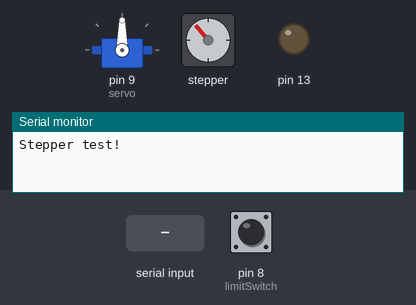
Simulated run of this sketch. Board: Arduino Uno, built with avr-gcc and run on an emulated ATmega328P. Parts: servo, stepper motor, output pins drawn as LEDs (lit = HIGH), the last lines printed to the serial monitor. The inputs (shaded band) are chosen by the test bench; at power-on: pin 8 (limitSwitch) HIGH. Stepper angles assume 200 steps per turn.

Above: at 0.8 s.
0.9 s: pin 8 (limitSwitch) pulled LOW for 0.15 s
At 2.1 s:
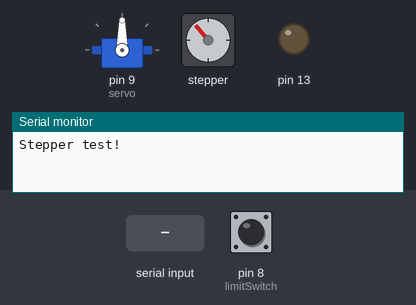
2.5 s: "step 0\n" received over Serial
At 4.3 s:
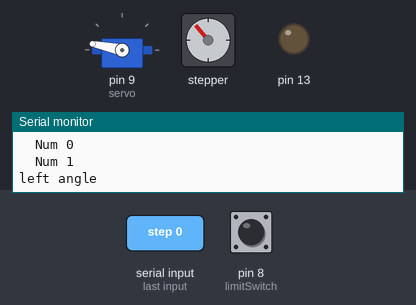
Timing chart, 0 to 11.5 s (numbered marks = the images above; inputs shaded):
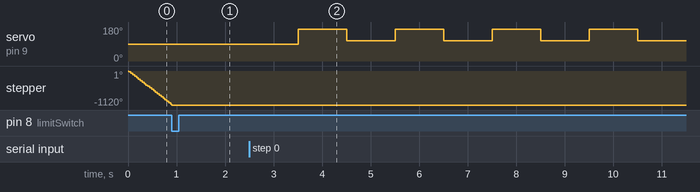

The sketch:

arduino_motor_control.ino
```cpp
#include <Vector.h>
#include <AccelStepper.h>
#include <Servo.h>

#define limitSwitch 8
Servo servo;
AccelStepper stepper(1, 10, 11);

bool flag = false;
bool flagg = false;
bool servoFlag = false;
bool nextFlag = false;
bool stackFlag = false;
// bool limitSwitch = false
// int daata[3][6] = {{1, 0, 2, 0, 0, 1}, {0, 2, 1, 0, 1, 1}, {1, 2, 0, 0, 0, 0}};
String daata = "";
int data[6] = {0};
int data1;
int num[6] = {0};
int st, st2;
int j = 0;
int k = 0;
int n = 0;

bool moveStepper(int stackNo, bool flagg){
  int steps[6] = {0, 8000, 16000};
  if(flagg && k < j){
    if((stackNo == 0) || (stackNo == 1)){
      stepper.moveTo(steps[0]);
      // Serial.println("step 0");
    }
    if((stackNo == 2) || (stackNo == 3)){
      stepper.moveTo(steps[1]);
      // Serial.println("step 1");
    }
    if((stackNo == 4) || (stackNo == 5)){
      stepper.moveTo(steps[2]);
      // Serial.println("step 2");
    }
    // if((data[num][0] == 7) || (data[num][0] == 8))
    //   stepper.moveTo(steps[3]);
    // if((data[num][0] == 9) || (data[num][0] == 10))
    //   stepper.moveTo(steps[4]);
    // if((data[num][0] == 11) || (data[num][0] == 12))
    //   stepper.moveTo(steps[5]);
    // Serial.println(String("k value ") + k);
    // Serial.println(String("stackNo: ") + stackNo);
    // Serial.println("nextFlag false");
    flag = true;
    return false;
  }
  return false;
}

void moveServo(int var){
  int deflectAngle = 60;
  static int angle = 90;
  int leftAngle = 168;
  int rightAngle = 10;

  if(data[var] > 0){
    if(var % 2 == 0){
      while(data[var] > 0){
        servo.write(leftAngle);
        Serial.println("left angle");
        delay(1000);
        servo.write(leftAngle - 60);
        Serial.println("left back angle");
        delay(1000);
        data[var]--;
      }
    }
    else{
      while(data[var] > 0){
        servo.write(rightAngle);
        Serial.println("right angle");
        delay(1000);
        servo.write(rightAngle + 60);
        Serial.println("right back angle");
        delay(1000);
        data[var]--;
      }
    }
    k++;
    flagg = true;
    Serial.println("servo");
  }
}

void setup() {
  // put your setup code here, to run once:
  Serial.begin(9600);           // set up Serial library at 9600 bps
  Serial.println("Stepper test!");

  pinMode(13, OUTPUT);
  pinMode(limitSwitch, INPUT_PULLUP);
  stepper.setMaxSpeed(2000);
  stepper.setAcceleration(700);
  servo.attach(9, 405, 2550);
  servo.write(90);
  while (digitalRead(limitSwitch) == 1){
    stepper.setSpeed(-800);
    stepper.runSpeed();
  }
    stepper.setSpeed(0);
    stepper.runSpeed();
    stepper.setCurrentPosition(0);
  // stepper.stop();
}

void loop() {
  // put your main code here, to run repeatedly:
  // Serial.println("print check");
  if(Serial.available()){
    n = 0;
    daata = Serial.readString();
    for(int i = 0; i < 12; i+=2){
      if(daata[i] > 48){
        data[n] = daata[i] - 48;
      }
      n++;
    }
    nextFlag = true;
    stackFlag = true;
    flag = true;
    // servoFlag = true;
  }

  // if(Serial.available()){
  //   n = 0;
  //   int inp = Serial.parseInt();
  //   Serial.println(String(" inp: ") + inp);
  //   for(int i = 0; i < 6; i++){
  //     // if(daata[inp][i] > 48){
  //       data[n] = daata[inp][i];
  //       Serial.println(data[n]);
  //     // }
  //     n++;
  //   }
  //   nextFlag = true;
  //   stackFlag = true;
  //   flag = true;
  //   // servoFlag = true;
  // }

  if(stackFlag){
    k = 0;
    j = 0;
    for(int i = 0; i < 6; i++){
      // Serial.println("Num:");
      // Serial.print(data[0]);
      if(data[i] > 0){
        num[j] = i;
        Serial.println(String("  Num ") + num[j]);
        j++;
      }
      // Serial.println();
    }
    stackFlag = false;
  }
  // if(Serial.available()){
  //   num = 1;
  //   data[num][0] = Serial.read();
  //   nextFlag = true;
  // }

  if((flagg) && ((millis() - st2) > 1000)){
    nextFlag = true;
    // Serial.println("nextFlag true");
    flagg = false;
  }

  nextFlag = moveStepper(num[k], nextFlag);

  if(stepper.distanceToGo() != 0){
    stepper.run();
    // flag = true;
    // Serial.println("yess");
  }
  else if(flag){
    // Serial.println("ServoFlag is true");
    moveServo(num[k]);
    servoFlag = true;
    flag = false;
  }
  // else if(stepper.distanceToGo() == 0)
  //   servoFlag = true;

}
```

Measured:
- after the input at 0.9 s, stepper: stops changing and stays -1120°
- after the input at 2.5 s, servo on pin 9 (servo): alternates 168° for 1.0 s and 108° for 1.0 s, starting after 1.0 s
